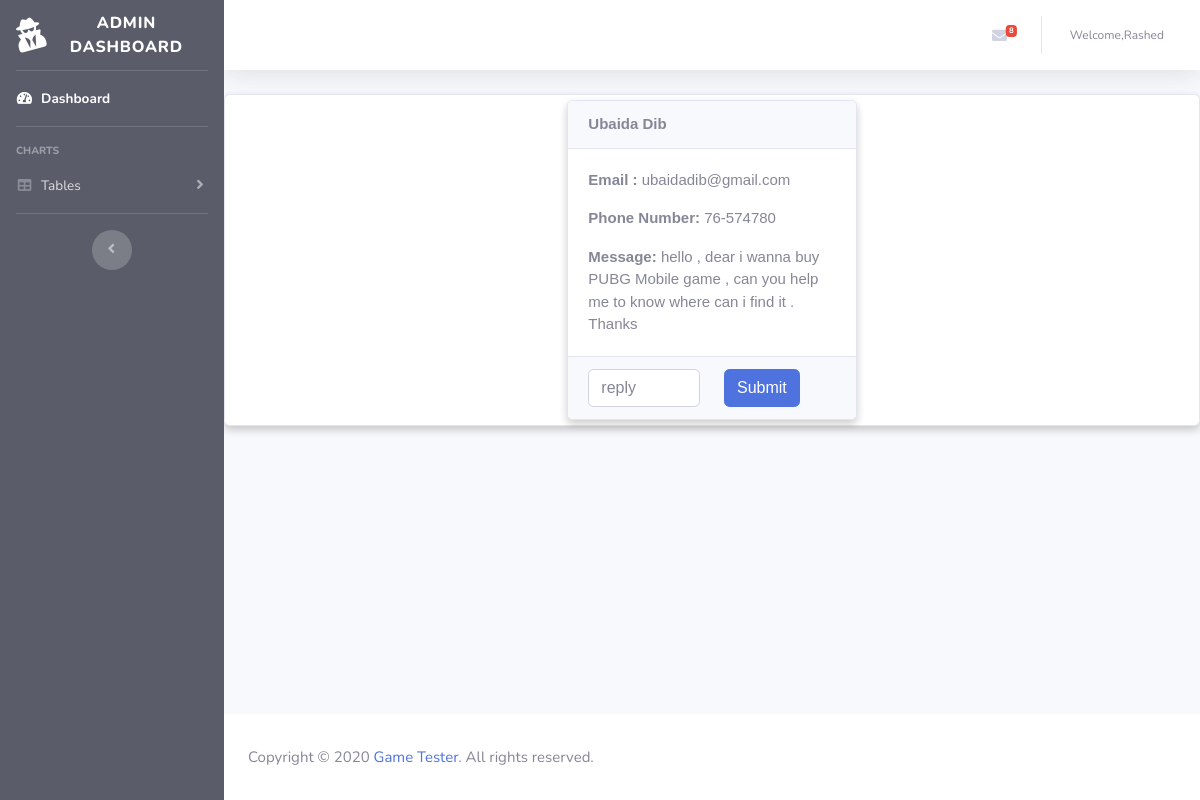
Page /backend/index.php?p=reply&msg_id=1 (signed in) on the committed database.
### tables this page shows
CREATE TABLE `contact_us` (
  `msg_id` int(11) NOT NULL,
  `sender_name` varchar(24) NOT NULL,
  `sender_email` varchar(50) NOT NULL,
  `sender_number` varchar(24) NOT NULL,
  `status` int(11) NOT NULL,
  `message` text NOT NULL
);

### backend/pages/admin_page/contact.php (the view, shortened to what this page needs)
<?php
class contact_us {
    public function message_number() {
        $connect = new connect();
        $conn = $connect->getConn();
        $new_query = "SELECT * FROM `contact_us` WHERE status=0 ";
        $count = 0;
        $result = $conn->query($new_query);
        if ($result->num_rows > 0) {
            while ($row = mysqli_fetch_array($result)) {
                $count++;
            }
            echo $count;
        }
    }
            ?><ol class="breadcrumb" style="font-family: 'Exo', sans-serif;margin: 7px;">
            </ol> <?php
    public function display_reply() {
        $connect = new connect();
        $conn = $connect->getConn();
        $msg_id = $_GET['msg_id'];
        $user_query = "SELECT * from contact_us where msg_id='$msg_id'";
        $result = $conn->query($user_query);
        if ($result->num_rows > 0) {
            $row = mysqli_fetch_assoc($result);
        }
        ?>
        <div class="container-fluid">
            <div class="row">
                <div class="col-4"></div>
                <div class="col-4">
                    <div class="card">
                        <div class="card-header">
                            <b><?= ucwords($row['sender_name']) ?></b>
                        </div>
                        <div class="card-body">
                            <p class="card-text"><b>Email :</b>  <?= $row['sender_email'] ?> </p>
                            <p class="card-text"><b>Phone Number:</b>  <?= $row['sender_number'] ?></p>
                            <p class="card-text"><b>Message:</b>  <?= $row['message'] ?></p>
                        </div>
                        <div class="card-footer text-muted">
                            <form method="POST" action="#">
                                <div class="row">
                                    <div class="col">
                                        <input type="text" class="form-control" placeholder="reply" name="reply_msg">
                                    </div>
                                    <div class="col">
                                        <button type="submit" class="btn btn-primary" name="reply">Submit</button>
                                    </div>
                                </div>
                            </form>
                        </div>
                    </div>
                </div>
                <div class="col-4"></div>
            </div>
        </div>
        <?php
    }
}
?>

### backend/index.php (style rules this page uses)
body { font-size:15px; }
.card { box-shadow: 0 4px 8px 0 rgba(0, 0, 0, 0.2); font-family: arial; }

### rows in the picture
contact_us: sender_name "Ubaida Dib", sender_email "ubaidadib@gmail.com", sender_number "76-574780", message "hello , dear i wanna buy PUBG Mobile game , can you help me to know where can i find it . Thanks"

### other values in the picture
$count "8"
$_SESSION['admin_name'] "Rashed"
